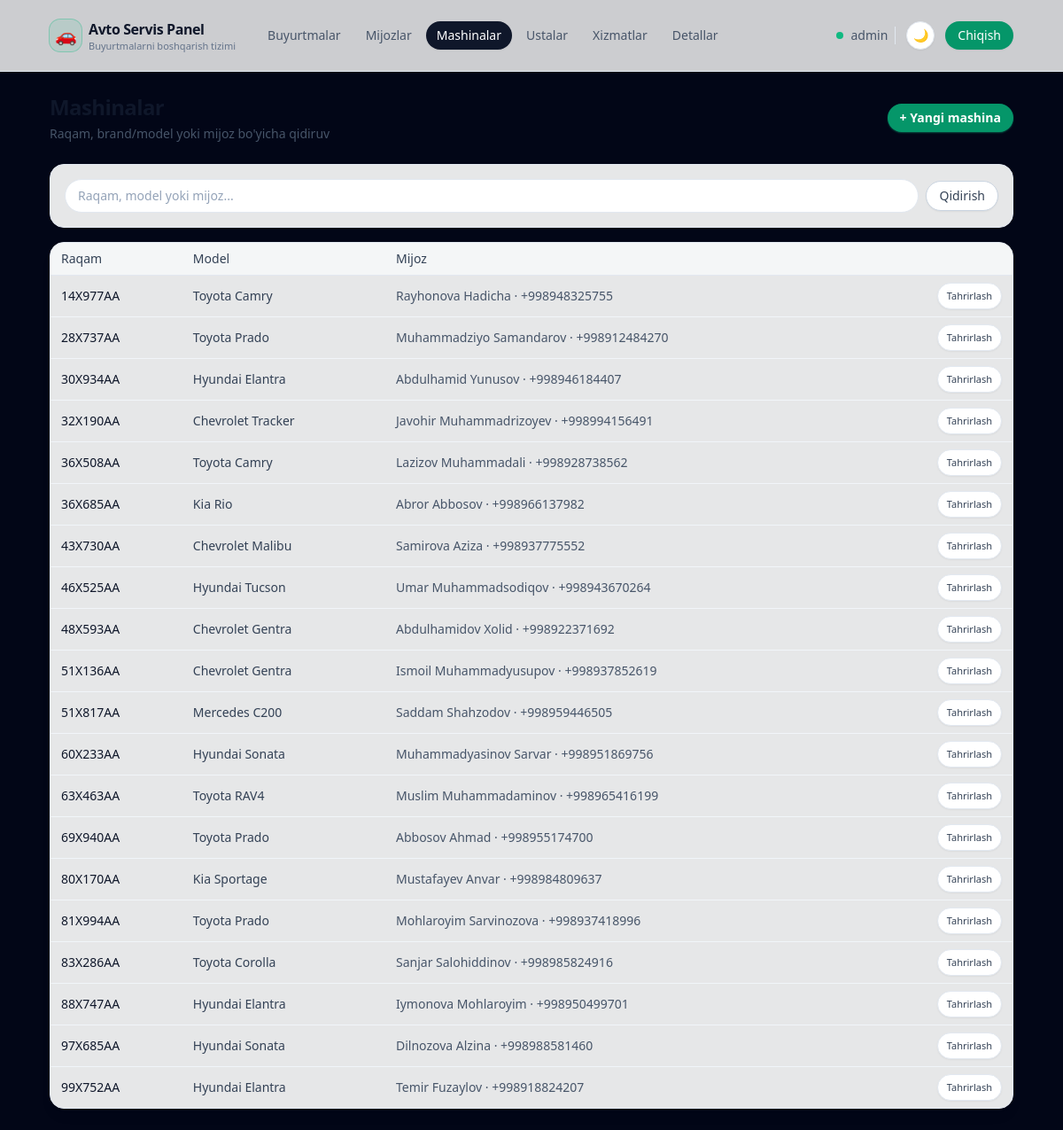
The page /cars/ (signed in) on the database its author committed.
### apps/models.py (models this page shows, shortened)
class User(AbstractUser):
    telegram_username = models.CharField(
        _("Telegram username"), max_length=255, null=True, blank=True
    )
    telegram_id = models.BigIntegerField(_("Telegram ID"), null=True, blank=True)
    telegram_chat_id = models.BigIntegerField(
        _("Telegram chat ID"), null=True, blank=True
    )
    telegram_username_validator = RegexValidator(
        regex=r"^[a-zA-Z0-9_]{5,32}$",
        message=_(
            "Telegram username can only contain letters, numbers and underscores"
        ),
    )
    role = models.CharField(
        _("Role"), max_length=32, choices=Role.choices, default=Role.USER
    )
    phone = models.CharField(
        _("Phone number"),
        max_length=20,
        blank=True,
        help_text=_("Contact phone number"),
    )
    class Meta:
        verbose_name = _("User")
        verbose_name_plural = _("Users")

class Car(models.Model):
    customer = models.ForeignKey(
        Customer, on_delete=models.CASCADE, related_name="cars"
    )
    brand = models.CharField(_("Brand"), max_length=100)
    model = models.CharField(_("Model"), max_length=100, blank=True)
    plate_number = models.CharField(
        _("Plate number"),
        max_length=20,
        db_index=True,
    )
    vin = models.CharField(_("VIN"), max_length=64, blank=True)
    class Meta:
        verbose_name = _("Car")
        verbose_name_plural = _("Cars")

class Customer(models.Model):
    full_name = models.CharField(_("Full name"), max_length=255)
    phone = models.CharField(
        _("Phone"),
        max_length=20,
        db_index=True,
    )
    telegram_username = models.CharField(
        _("Telegram username"), max_length=255, null=True, blank=True
    )
    class Meta:
        verbose_name = _("Customer")
        verbose_name_plural = _("Customers")

### apps/views/cars.py (the view, shortened to what this page needs)
# urls.py: path("cars/", car_list, name="car_list"),
@login_required
def car_list(request):
    qs = Car.objects.select_related("customer").all().order_by("plate_number")
    q = request.GET.get("q")
    context = {"cars": qs, "q": q or ""}
    return render(request, "cars/car_list.jinja", context)

### templates/cars/car_list.jinja (shortened to what this page needs)
{% extends "base.html" %}
{% block content %}
<div class="flex items-center justify-between mb-6">
    <div class="space-y-1">
        <h1 class="text-xl sm:text-2xl font-semibold tracking-tight text-slate-900 dark:text-white">Mashinalar</h1>
        <p class="text-xs sm:text-sm text-slate-600 dark:text-slate-400">
            Raqam, brand/model yoki mijoz bo'yicha qidiruv
        </p>
    </div>
    <a href="{% url 'apps:car_create' %}"
       class="inline-flex items-center rounded-full bg-emerald-600 hover:bg-emerald-500 px-3.5 py-1.5 text-xs sm:text-sm font-semibold text-white shadow-sm shadow-emerald-500/40 hover:shadow-md">
        + Yangi mashina
    </a>
</div>
<div class="mb-4 rounded-2xl border border-slate-200 dark:border-slate-800 bg-white/90 dark:bg-slate-950/60 shadow-sm p-3 sm:p-4">
    <form method="get" class="flex flex-col sm:flex-row gap-2 items-stretch sm:items-center">
        <input type="text" name="q"
               value="{{ q }}"
               placeholder="Raqam, model yoki mijoz..."
               class="w-full rounded-full border border-slate-200 dark:border-slate-700 bg-white dark:bg-slate-900/80 px-3.5 py-2 text-xs sm:text-sm text-slate-900 dark:text-slate-100 placeholder-slate-400 focus:outline-none focus:ring-2 focus:ring-emerald-500/70 focus:border-emerald-500">
        <button type="submit"
                class="inline-flex items-center justify-center rounded-full border border-slate-300 dark:border-slate-700 bg-white dark:bg-slate-900/70 px-3.5 py-1.5 text-xs sm:text-sm font-medium text-slate-700 dark:text-slate-200 hover:bg-slate-100 dark:hover:bg-slate-800 transition-colors shadow-sm">
            Qidirish
        </button>
    </form>
</div>
<div class="rounded-2xl border border-slate-200 dark:border-slate-800 bg-white/90 dark:bg-slate-950/60 overflow-hidden shadow-lg shadow-black/5 dark:shadow-black/40">
    <div class="overflow-x-auto">
        <table class="min-w-full text-xs sm:text-sm">
            <thead class="bg-slate-50/80 dark:bg-slate-900/80 text-slate-700 dark:text-slate-300 border-b border-slate-200 dark:border-slate-800">
            <tr>
                <th class="px-3 py-2 text-left font-medium">Raqam</th>
                <th class="px-3 py-2 text-left font-medium">Model</th>
                <th class="px-3 py-2 text-left font-medium">Mijoz</th>
                <th class="px-3 py-2 text-right font-medium"></th>
            </tr>
            </thead>
            <tbody class="divide-y divide-slate-100 dark:divide-slate-800">
            {% for car in cars %}
                <tr class="hover:bg-slate-50 dark:hover:bg-slate-900/70">
                    <td class="px-3 py-2 text-slate-900 dark:text-slate-100">
                        <a href="{% url 'apps:car_history' car.pk %}" class="hover:underline">
                            {{ car.plate_number }}
                        </a>
                    </td>
                    <td class="px-3 py-2 text-slate-700 dark:text-slate-300">
                        {{ car.brand }} {{ car.model }}
                    </td>
                    <td class="px-3 py-2 text-slate-600 dark:text-slate-300">
                        {{ car.customer.full_name }} · {{ car.customer.phone }}
                    </td>
                    <td class="px-3 py-2 text-right">
                        <a href="{% url 'apps:car_update' car.pk %}"
                           class="inline-flex items-center rounded-full border border-slate-200 dark:border-slate-700 px-2.5 py-1 text-[11px] font-medium text-slate-700 dark:text-slate-200 bg-white dark:bg-slate-900/70 hover:bg-slate-100 dark:hover:bg-slate-800 transition-colors shadow-sm">
                            Tahrirlash
                        </a>
                    </td>
                </tr>
            {% empty %}
                <tr>
                    <td colspan="4" class="px-3 py-4 text-center text-slate-500 dark:text-slate-500">
                        Mashinalar topilmadi
                    </td>
                </tr>
            {% endfor %}
            </tbody>
        </table>
    </div>
</div>
{% endblock %}

### templates/base.html (shortened to what this page needs)
{% load static %}
<!DOCTYPE html>
<html lang="uz">
<head>
    <script src="https://cdn.tailwindcss.com"></script>
    <link href="https://cdn.jsdelivr.net/npm/daisyui@4.12.10/dist/full.min.css" rel="stylesheet" type="text/css" />
</head>
<body class="min-h-screen text-slate-100" data-theme="dark">
<div class="min-h-screen flex flex-col">
    <header class="border-b border-slate-200 dark:border-slate-800 bg-white/80 dark:bg-slate-950/80 backdrop-blur">
        <div class="mx-auto w-full max-w-6xl px-4 sm:px-6 lg:px-8 h-16 lg:h-20 flex items-center justify-between">
            <div class="flex items-center gap-3 sm:gap-6">
                <a href="{% url 'apps:order_list' %}" class="inline-flex items-center gap-2">
                    <span class="inline-flex h-9 w-9 items-center justify-center rounded-xl bg-emerald-500/10 ring-1 ring-emerald-500/40">
                        <span class="text-xl">🚗</span>
                    </span>
                    <span class="hidden sm:flex flex-col leading-tight">
                        <span class="text-sm sm:text-base font-semibold tracking-tight text-slate-900 dark:text-white">Avto Servis Panel</span>
                        <span class="hidden sm:inline text-[11px] text-slate-500 dark:text-slate-400">Buyurtmalarni boshqarish tizimi</span>
                    </span>
                </a>
                <nav class="hidden md:flex items-center gap-1 text-sm font-medium">
                    <a href="{% url 'apps:order_list' %}"
                       class="inline-flex items-center rounded-full px-3 py-1.5 text-xs sm:text-sm transition
                              {% if request.path == '/' or request.path|slice:':7' == '/order/' or request.path|slice:':9' == '/reports/' %}
                                  bg-slate-900 text-white shadow-sm dark:bg-slate-100 dark:text-slate-900
                              {% else %}
                                  text-slate-600 hover:bg-slate-100 hover:text-slate-900 dark:text-slate-300 dark:hover:bg-slate-800 dark:hover:text-white
                              {% endif %}">
                        Buyurtmalar
                    </a>
                    <a href="{% url 'apps:customer_list' %}"
                       class="inline-flex items-center rounded-full px-3 py-1.5 text-xs sm:text-sm transition
                              {% if request.path|slice:':11' == '/customers/' or request.path|slice:':10' == '/customer/' %}
                                  bg-slate-900 text-white shadow-sm dark:bg-slate-100 dark:text-slate-900
                              {% else %}
                                  text-slate-600 hover:bg-slate-100 hover:text-slate-900 dark:text-slate-300 dark:hover:bg-slate-800 dark:hover:text-white
                              {% endif %}">
                        Mijozlar
                    </a>
                    <a href="{% url 'apps:car_list' %}"
                       class="inline-flex items-center rounded-full px-3 py-1.5 text-xs sm:text-sm transition
                              {% if request.path|slice:':6' == '/cars/' or request.path|slice:':5' == '/car/' %}
                                  bg-slate-900 text-white shadow-sm dark:bg-slate-100 dark:text-slate-900
                              {% else %}
                                  text-slate-600 hover:bg-slate-100 hover:text-slate-900 dark:text-slate-300 dark:hover:bg-slate-800 dark:hover:text-white
                              {% endif %}">
                        Mashinalar
                    </a>
                    <a href="{% url 'apps:master_list' %}"
                       class="inline-flex items-center rounded-full px-3 py-1.5 text-xs sm:text-sm transition
                              {% if request.path|slice:':9' == '/masters/' %}
                                  bg-slate-900 text-white shadow-sm dark:bg-slate-100 dark:text-slate-900
                              {% else %}
                                  text-slate-600 hover:bg-slate-100 hover:text-slate-900 dark:text-slate-300 dark:hover:bg-slate-800 dark:hover:text-white
                              {% endif %}">
                        Ustalar
                    </a>
                    <a href="{% url 'apps:service_list' %}"
                       class="inline-flex items-center rounded-full px-3 py-1.5 text-xs sm:text-sm transition
                              {% if request.path|slice:':10' == '/services/' %}
                                  bg-slate-900 text-white shadow-sm dark:bg-slate-100 dark:text-slate-900
                              {% else %}
                                  text-slate-600 hover:bg-slate-100 hover:text-slate-900 dark:text-slate-300 dark:hover:bg-slate-800 dark:hover:text-white
                              {% endif %}">
                        Xizmatlar
                    </a>
                    <a href="{% url 'apps:part_list' %}"
                       class="inline-flex items-center rounded-full px-3 py-1.5 text-xs sm:text-sm transition
                              {% if request.path|slice:':7' == '/parts/' %}
                                  bg-slate-900 text-white shadow-sm dark:bg-slate-100 dark:text-slate-900
                              {% else %}
                                  text-slate-600 hover:bg-slate-100 hover:text-slate-900 dark:text-slate-300 dark:hover:bg-slate-800 dark:hover:text-white
                              {% endif %}">
                        Detallar
                    </a>
                </nav>
            </div>
            <div class="flex items-center gap-2 sm:gap-3">
                {% if request.user.is_authenticated %}
                    <div class="hidden sm:flex items-center gap-2 pr-2 border-r border-slate-200 dark:border-slate-800">
                        <span class="w-2 h-2 rounded-full bg-emerald-500 dark:bg-emerald-400 animate-pulse"></span>
                        <span class="text-xs sm:text-sm font-medium text-slate-600 dark:text-slate-300 truncate max-w-[140px]">
                            {{ request.user.get_full_name|default:request.user.username }}
                        </span>
                    </div>
                {% endif %}
                <button type="button" id="theme-toggle"
                        class="inline-flex h-8 w-8 items-center justify-center rounded-full border border-slate-200 bg-white text-slate-700 text-sm shadow-sm hover:bg-slate-100 dark:border-slate-700 dark:bg-slate-900 dark:text-slate-200 dark:hover:bg-slate-800 transition">
                </button>
                {% if request.user.is_authenticated %}
                    <a href="{% url 'logout' %}"
                       class="hidden sm:inline-flex items-center justify-center rounded-full bg-emerald-600 px-3.5 py-1.5 text-xs sm:text-sm font-medium text-white shadow-sm hover:bg-emerald-700 focus-visible:outline-none focus-visible:ring-2 focus-visible:ring-emerald-500 focus-visible:ring-offset-2 focus-visible:ring-offset-slate-950/80 transition">
                        Chiqish
                    </a>
                {% endif %}
            </div>
        </div>
    </header>
    <main class="flex-1">
        <div class="mx-auto w-full max-w-6xl px-4 sm:px-6 lg:px-8 py-6">
            {% block content %}{% endblock %}
        </div>
    </main>
</div>
</body>
</html>

### templates/base.html (style rules this page uses)
body[data-theme="dark"] { background-color: rgb(2 6 23); color: rgb(241 245 249); }

### rows shown on the page
User: user.get_full_name "admin"
Car: plate_number "14X977AA", brand "Toyota", model "Camry", customer.full_name "Rayhonova Hadicha", customer.phone "+998948325755"
Car: plate_number "28X737AA", brand "Toyota", model "Prado", customer.full_name "Muhammadziyo Samandarov", customer.phone "+998912484270"
Car: plate_number "30X934AA", brand "Hyundai", model "Elantra", customer.full_name "Abdulhamid Yunusov", customer.phone "+998946184407"
Car: plate_number "32X190AA", brand "Chevrolet", model "Tracker", customer.full_name "Javohir Muhammadrizoyev", customer.phone "+998994156491"
Car: plate_number "36X508AA", brand "Toyota", model "Camry", customer.full_name "Lazizov Muhammadali", customer.phone "+998928738562"
Car: plate_number "36X685AA", brand "Kia", model "Rio", customer.full_name "Abror Abbosov", customer.phone "+998966137982"
Car: plate_number "43X730AA", brand "Chevrolet", model "Malibu", customer.full_name "Samirova Aziza", customer.phone "+998937775552"
Car: plate_number "46X525AA", brand "Hyundai", model "Tucson", customer.full_name "Umar Muhammadsodiqov", customer.phone "+998943670264"
Car: plate_number "48X593AA", brand "Chevrolet", model "Gentra", customer.full_name "Abdulhamidov Xolid", customer.phone "+998922371692"
Car: plate_number "51X136AA", brand "Chevrolet", model "Gentra", customer.full_name "Ismoil Muhammadyusupov", customer.phone "+998937852619"
Car: plate_number "51X817AA", brand "Mercedes", model "C200", customer.full_name "Saddam Shahzodov", customer.phone "+998959446505"
Car: plate_number "60X233AA", brand "Hyundai", model "Sonata", customer.full_name "Muhammadyasinov Sarvar", customer.phone "+998951869756"
Car: plate_number "63X463AA", brand "Toyota", model "RAV4", customer.full_name "Muslim Muhammadaminov", customer.phone "+998965416199"
Car: plate_number "69X940AA", brand "Toyota", model "Prado", customer.full_name "Abbosov Ahmad", customer.phone "+998955174700"
Car: plate_number "80X170AA", brand "Kia", model "Sportage", customer.full_name "Mustafayev Anvar", customer.phone "+998984809637"
Car: plate_number "81X994AA", brand "Toyota", model "Prado", customer.full_name "Mohlaroyim Sarvinozova", customer.phone "+998937418996"
Car: plate_number "83X286AA", brand "Toyota", model "Corolla", customer.full_name "Sanjar Salohiddinov", customer.phone "+998985824916"
Car: plate_number "88X747AA", brand "Hyundai", model "Elantra", customer.full_name "Iymonova Mohlaroyim", customer.phone "+998950499701"
Car: plate_number "97X685AA", brand "Hyundai", model "Sonata", customer.full_name "Dilnozova Alzina", customer.phone "+998988581460"
Car: plate_number "99X752AA", brand "Hyundai", model "Elantra", customer.full_name "Temir Fuzaylov", customer.phone "+998918824207"
